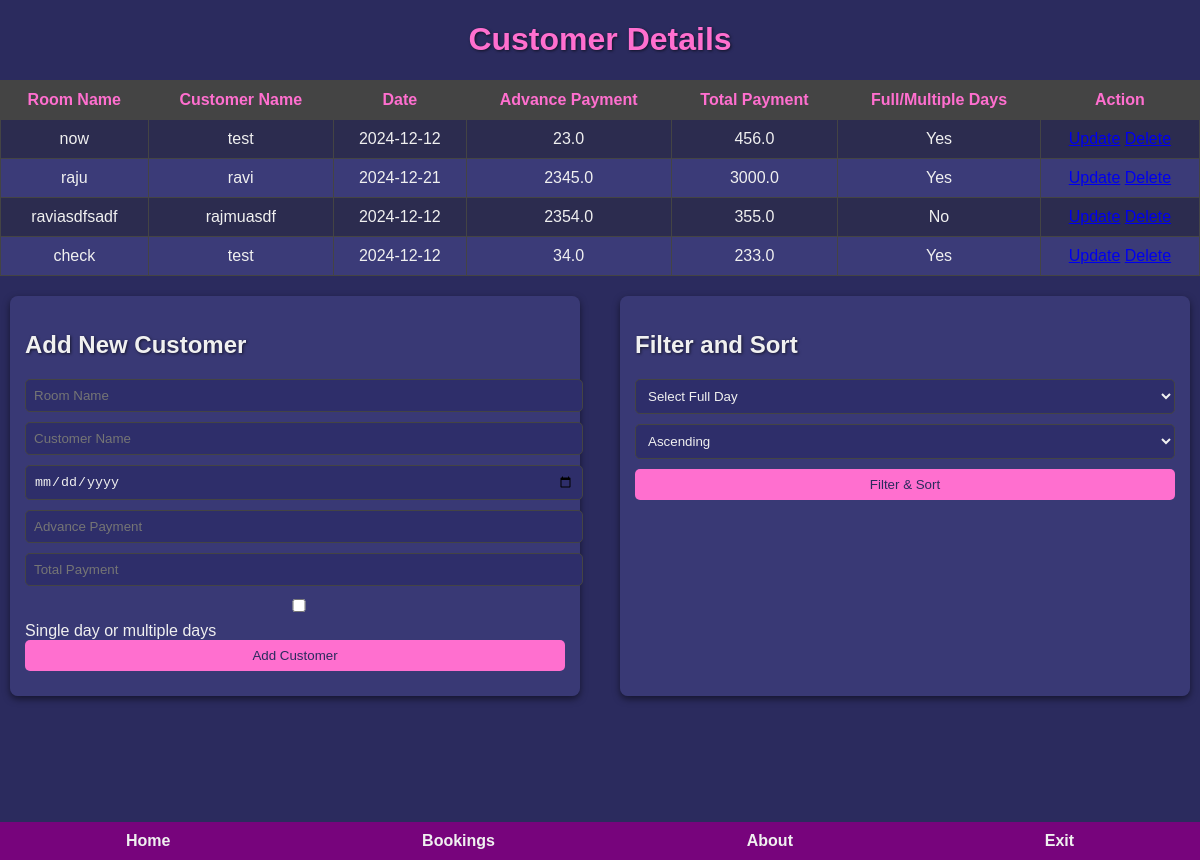
The app's page /assignment/events with its own data.
### app.py (models this page shows, shortened)
class Event(db.Model):
    id = db.Column(db.Integer, primary_key=True)
    customer_name = db.Column(db.String(200), nullable=False)  # New field for customer name
    name = db.Column(db.String(200), nullable=False)
    date = db.Column(db.Date, nullable=False)
    advance_payment = db.Column(db.Float, nullable=False)
    total_payment = db.Column(db.Float, nullable=False)
    full_day = db.Column(db.Boolean, nullable=False)

### app.py (the view)
@app.route('/assignment/events', methods=['GET', 'POST'])
def manage_events():
    if request.method == 'POST':
        event_name = request.form['event_name']
        customer_name = request.form['customer_name']
        event_date = request.form['event_date']
        advance_payment = float(request.form['advance_payment'])
        total_payment = float(request.form['total_payment'])
        full_day = 'full_day' in request.form
        new_event = Event(
            name=event_name,
            customer_name=customer_name,
            date=datetime.strptime(event_date, '%Y-%m-%d').date(),
            advance_payment=advance_payment,
            total_payment=total_payment,
            full_day=full_day
        )
        try:
            db.session.add(new_event)
            db.session.commit()
            return redirect(url_for('manage_events'))
        except Exception as e:
            print(f"Error adding event: {e}")
            return f"Error adding event: {e}"
    else:
        filter_full_day = request.args.get('filter_full_day', type=str)
        sort_date = request.args.get('sort_date', type=str)
        events_query = Event.query
        if filter_full_day is not None:
            if filter_full_day.lower() == 'true':
                events_query = events_query.filter_by(full_day=True)
            elif filter_full_day.lower() == 'false':
                events_query = events_query.filter_by(full_day=False)
        if sort_date == 'asc':
            events_query = events_query.order_by(Event.date.asc())
        elif sort_date == 'desc':
            events_query = events_query.order_by(Event.date.desc())
        events = events_query.all()
        return render_template('assignment/events.html', events=events)

### templates/assignment/events.html (shortened to what this page needs)
<!DOCTYPE html>
<html lang="en">
<head>
</head>
<body>
    <div class="sidebar">
        <a href="{{ url_for('Home_page') }}">Home</a>
        <a href="{{ url_for('manage_events') }}">Bookings</a>
        <a href="{{ url_for('about') }}">About</a>
        <a href="/">Exit</a>
    </div>
    <div>
        <h1>Customer Details</h1>
        <table>
            <thead>
                <tr>
                    <th>Room Name</th>
                    <th>Customer Name</th>
                    <th>Date</th>
                    <th>Advance Payment</th>
                    <th>Total Payment</th>
                    <th>Full/Multiple Days</th>
                    <th>Action</th>
                </tr>
            </thead>
            <tbody>
                {% for event in events %}
                <tr>
                    <td>{{ event.name }}</td>
                    <td>{{ event.customer_name }}</td>
                    <td>{{ event.date }}</td>
                    <td>{{ event.advance_payment }}</td>
                    <td>{{ event.total_payment }}</td>
                    <td>{{ 'Yes' if event.full_day else 'No' }}</td>
                    <td>
                        <a href="{{ url_for('update_event', id=event.id) }}">Update</a>
                        <a href="{{ url_for('delete_event', id=event.id) }}" onclick="return confirm('Are you sure you want to delete this event?')">Delete</a>
                    </td>
                </tr>
                {% endfor %}
            </tbody>
        </table>
        <div class="form-container">
            <form action="{{ url_for('manage_events') }}" method="POST">
                <h2>Add New Customer</h2>
                <input type="text" name="event_name" placeholder="Room Name" required>
                <input type="text" name="customer_name" placeholder="Customer Name" required>
                <input type="date" name="event_date" required>
                <input type="number" name="advance_payment" placeholder="Advance Payment" required>
                <input type="number" name="total_payment" placeholder="Total Payment" required>
                <label>
                    <input type="checkbox" name="full_day"> Single day or multiple days
                </label>
                <button type="submit">Add Customer</button>
            </form>
            <form action="{{ url_for('manage_events') }}" method="GET">
                <h2>Filter and Sort</h2>
                <select name="filter_full_day">
                    <option value="">Select Full Day</option>
                </select>
                <select name="sort_date">
                    <option value="asc" {% if request.args.get('sort_date') == 'asc' %}selected{% endif %}>Ascending</option>
                </select>
                <button type="submit">Filter & Sort</button>
            </form>
        </div>
    </div>
</body>
</html>

### templates/assignment/events.html (style rules this page uses)
body { margin: 0; font-family: 'Russo One', sans-serif; background-color: #2b2b5e; color: #f0f0f0; background-image: url('https://source.unsplash.com/1920x1080/?galaxy'); background-size: cover; background-position: center; display: flex; flex-direction: column; min-height: 100vh; padding-bottom: 60px; }
h1, h2 { text-shadow: 1px 1px 3px rgba(0, 0, 0, 0.6); }
h1 { text-align: center; color: #ff6fcf; }
form { background-color: rgba(59, 59, 120, 0.9); border-radius: 8px; box-shadow: 0 3px 7px rgba(0, 0, 0, 0.5); padding: 15px; flex: 1; margin: 0 10px; }
.form-container { display: flex; flex-direction: row; justify-content: center; gap: 20px; margin: 20px auto; max-width: 1200px; }
input, select, button { width: 100%; margin-bottom: 10px; padding: 8px; border-radius: 5px; border: 1px solid #444; outline: none; background-color: #2e2e6a; color: #f0f0f0; }
button { background-color: #ff6fcf; border: none; color: #2b2b5e; cursor: pointer; transition: background-color 0.3s; }
table { width: 100%; margin: 20px 0; border-collapse: collapse; background-color: rgba(45, 45, 78, 0.9); }
th, td { padding: 10px; text-align: center; border: 1px solid #444; }
th { background-color: #444; color: #ff6fcf; }
tr:nth-child(even) { background-color: #3b3b78; }
.sidebar { position: fixed; bottom: 0; width: 100%; background-color: rgba(128, 0, 128, 0.9); display: flex; justify-content: space-around; padding: 10px 0; }
.sidebar a { color: #f0f0f0; text-decoration: none; font-weight: bold; }

### records on screen
Event: name "now", customer_name "test", date "2024-12-12", advance_payment "23.0", total_payment "456.0", full_day "Yes"
Event: name "raju", customer_name "ravi", date "2024-12-21", advance_payment "2345.0", total_payment "3000.0", full_day "Yes"
Event: name "raviasdfsadf", customer_name "rajmuasdf", date "2024-12-12", advance_payment "2354.0", total_payment "355.0", full_day "No"
Event: name "check", customer_name "test", date "2024-12-12", advance_payment "34.0", total_payment "233.0", full_day "Yes"
